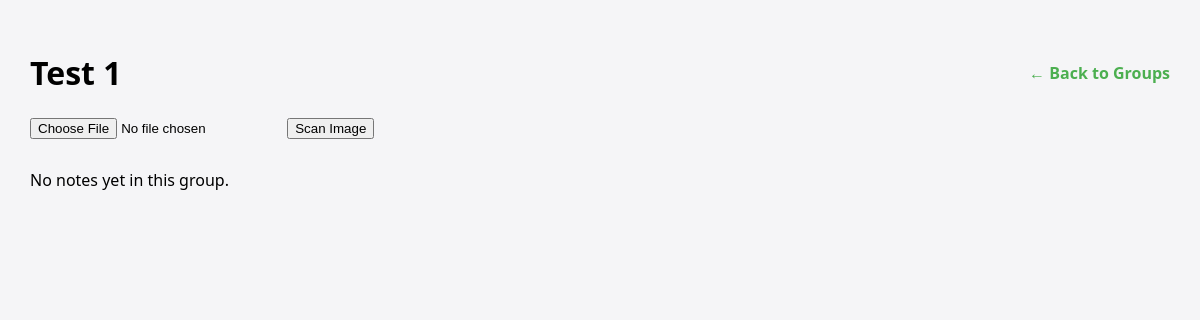
/accounts/group/1/ (signed in), run on an earlier commit of the app's database.
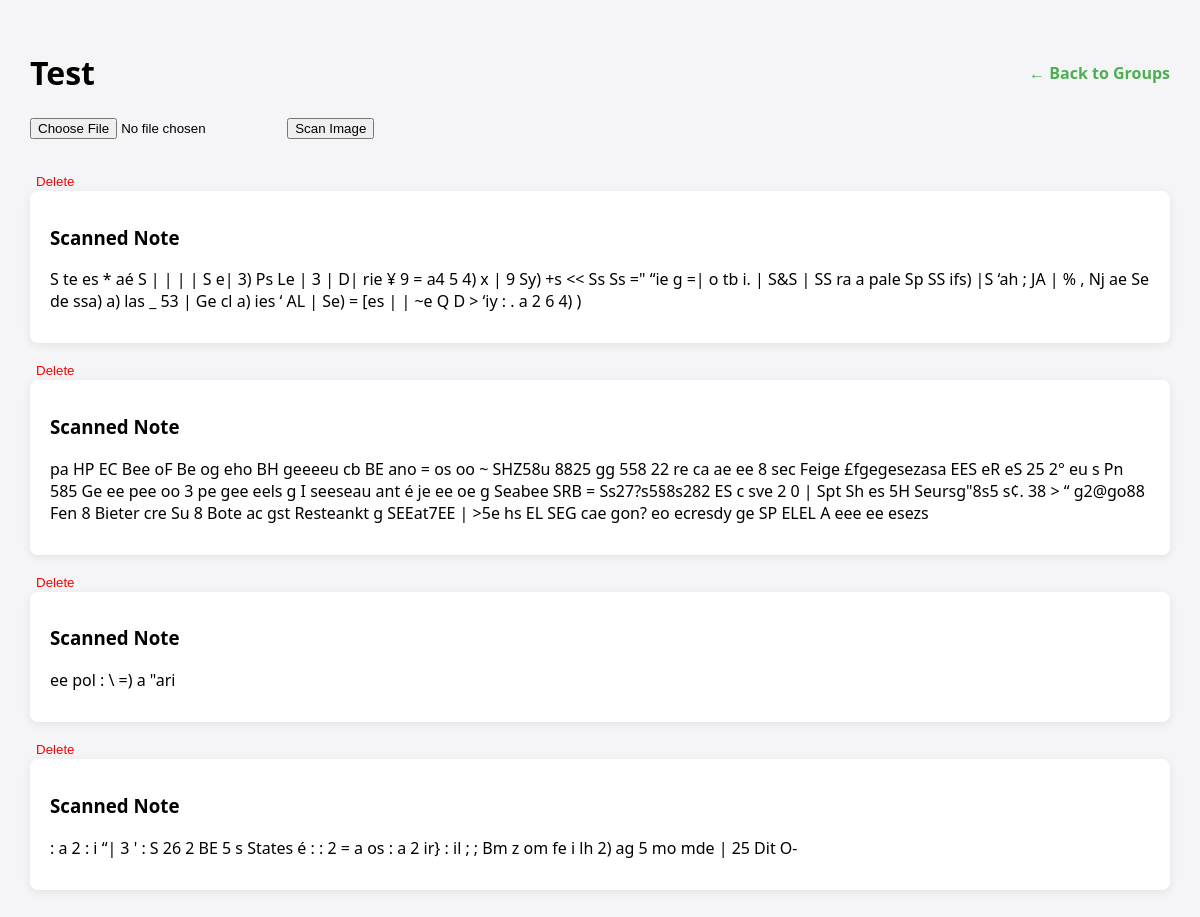
And on a later commit of the database.
### main/models.py (models this page shows, shortened)
class Group(models.Model):
    user = models.ForeignKey(
        User,
        on_delete=models.CASCADE,
        related_name="custom_groups"  # Avoids conflict with auth.User.groups
    )
    name = models.CharField(max_length=100)
    created = models.DateTimeField(auto_now_add=True)
    updated = models.DateTimeField(auto_now=True)
    class Meta:
        verbose_name = "Group"
        verbose_name_plural = "Groups"

class Note(models.Model):
    group = models.ForeignKey(
        Group,
        on_delete=models.CASCADE,
        related_name="notes"
    )
    title = models.CharField(max_length=100)
    text = models.TextField()
    created = models.DateTimeField(auto_now_add=True)
    is_favorite = models.BooleanField(default=False)
    is_archived = models.BooleanField(default=False)
    class Meta:
        verbose_name = "Note"
        verbose_name_plural = "Notes"

### main/views.py (the view)
# urls.py: path("group/<int:group_id>/", group_detail, name="group_detail"),
@login_required
def group_detail(request, group_id):
    group = get_object_or_404(Group, id=group_id, user=request.user)
    notes = Note.objects.filter(group=group)
    return render(request, "main/group_detail.html", {"group": group, "notes": notes})

### main/templates/main/group_detail.html (shortened to what this page needs)
{% load static %}
<!DOCTYPE html>
<html lang="en">
<head>
</head>
<body>
    <div class="header">
        <h1>{{ group.name }}</h1>
        <a href="{% url 'home' %}" class="back">← Back to Groups</a>
    </div>
    <form action="{% url 'group_ocr' group.id %}" method="POST" enctype="multipart/form-data">
        <input type="file" name="image" accept=".jpg,.jpeg,.png,.pdf" required>
        <button type="submit">Scan Image</button>
    </form>
    <div class="notes">
        {% for note in notes %}
        <form action="{% url 'delete_note' note.id %}" method="POST" style="margin-top:10px;">
            <button type="submit" style="background:none;border:none;color:red;cursor:pointer;">
                Delete
            </button>
        </form>
        <div class="note-card">
            <h3>{{ note.title }}</h3>
            <p>{{ note.text }}</p>
        </div>
        {% empty %}
        <p>No notes yet in this group.</p>
        {% endfor %}
    </div>
</body>
</html>

### main/templates/main/group_detail.html (style rules this page uses)
body { font-family: 'Segoe UI', sans-serif; background: #f5f5f7; margin: 0; padding: 30px; }
.header { display: flex; justify-content: space-between; align-items: center; }
.notes { margin-top: 30px; }
.note-card { background: #fff; padding: 15px 20px; border-radius: 8px; margin-bottom: 15px; box-shadow: 0 2px 10px rgba(0, 0, 0, 0.08); }
a.back { color: #4CAF50; text-decoration: none; font-weight: bold; }

What changed in the data, as far as the page shows it:
changed Group: name "Test 1" → "Test"
added Note: title "Scanned Note", text "S te es * aé S | | | | S e| 3) Ps Le | 3 | D| rie ¥ 9 = a4 5 4) x | 9 Sy) +s << Ss Ss =\" “ie g =| o tb i. | S&S | SS ra a pale Sp SS ifs) |S ‘ah ; JA | % , Nj ae Se de ssa) a) las _ 53 | Ge cl a) ies ‘ AL | Se) = [es | | ~e Q D > ‘iy : . a 2 6 4) )"
added Note: title "Scanned Note", text "pa HP EC Bee oF Be og eho BH geeeeu cb BE ano = os oo ~ SHZ58u 8825 gg 558 22 re ca ae ee 8 sec Feige £fgegesezasa EES eR eS 25 2° eu s Pn 585 Ge ee pee oo 3 pe gee eels g I seeseau ant é je ee oe g Seabee SRB = Ss27?s5§8s282 ES c sve 2 0 | Spt Sh es 5H Seursg\"8s5 s¢. 38 > “ g2@go88 Fen 8 Bieter cre Su 8 Bote ac gst Resteankt g SEEat7EE | >5e hs EL SEG cae gon? eo ecresdy ge SP ELEL A eee ee esezs"
added Note: title "Scanned Note", text "ee pol : \\ =) a \"ari"
added Note: title "Scanned Note", text ": a 2 : i “| 3 ' : S 26 2 BE 5 s States é : : 2 = a os : a 2 ir} : il ; ; Bm z om fe i lh 2) ag 5 mo mde | 25 Dit O-"
Also different on the page:
text no longer shown: "No notes yet in this group."
